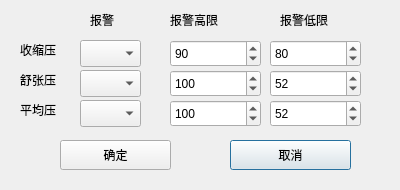
<?xml version="1.0" encoding="UTF-8"?>
<ui version="4.0">
 <class>Dlg_alm_nibp</class>
 <widget class="QDialog" name="Dlg_alm_nibp">
  <property name="geometry">
   <rect>
    <x>0</x>
    <y>0</y>
    <width>400</width>
    <height>190</height>
   </rect>
  </property>
  <property name="windowTitle">
   <string>无创血压报警</string>
  </property>
  <widget class="QSpinBox" name="m_spb_pj_l">
   <property name="geometry">
    <rect>
     <x>270</x>
     <y>100</y>
     <width>91</width>
     <height>27</height>
    </rect>
   </property>
   <property name="maximum">
    <number>300</number>
   </property>
   <property name="value">
    <number>52</number>
   </property>
  </widget>
  <widget class="QSpinBox" name="m_spb_pj_h">
   <property name="geometry">
    <rect>
     <x>170</x>
     <y>100</y>
     <width>91</width>
     <height>27</height>
    </rect>
   </property>
   <property name="maximum">
    <number>300</number>
   </property>
   <property name="value">
    <number>100</number>
   </property>
  </widget>
  <widget class="QComboBox" name="m_cmbb_sz">
   <property name="geometry">
    <rect>
     <x>80</x>
     <y>70</y>
     <width>61</width>
     <height>27</height>
    </rect>
   </property>
   <property name="maxVisibleItems">
    <number>2</number>
   </property>
  </widget>
  <widget class="QLabel" name="label_5">
   <property name="geometry">
    <rect>
     <x>280</x>
     <y>10</y>
     <width>71</width>
     <height>20</height>
    </rect>
   </property>
   <property name="text">
    <string>报警低限</string>
   </property>
  </widget>
  <widget class="QComboBox" name="m_cmbb_ss">
   <property name="geometry">
    <rect>
     <x>80</x>
     <y>40</y>
     <width>61</width>
     <height>27</height>
    </rect>
   </property>
   <property name="maxVisibleItems">
    <number>2</number>
   </property>
  </widget>
  <widget class="QLabel" name="label_4">
   <property name="geometry">
    <rect>
     <x>170</x>
     <y>10</y>
     <width>71</width>
     <height>20</height>
    </rect>
   </property>
   <property name="text">
    <string>报警高限</string>
   </property>
  </widget>
  <widget class="QSpinBox" name="m_spb_ss_l">
   <property name="geometry">
    <rect>
     <x>270</x>
     <y>40</y>
     <width>91</width>
     <height>27</height>
    </rect>
   </property>
   <property name="maximum">
    <number>300</number>
   </property>
   <property name="value">
    <number>80</number>
   </property>
  </widget>
  <widget class="QSpinBox" name="m_spb_sz_l">
   <property name="geometry">
    <rect>
     <x>270</x>
     <y>70</y>
     <width>91</width>
     <height>27</height>
    </rect>
   </property>
   <property name="maximum">
    <number>300</number>
   </property>
   <property name="value">
    <number>52</number>
   </property>
  </widget>
  <widget class="QLabel" name="label">
   <property name="geometry">
    <rect>
     <x>20</x>
     <y>40</y>
     <width>51</width>
     <height>20</height>
    </rect>
   </property>
   <property name="text">
    <string>收缩压</string>
   </property>
  </widget>
  <widget class="QSpinBox" name="m_spb_ss_h">
   <property name="geometry">
    <rect>
     <x>170</x>
     <y>40</y>
     <width>91</width>
     <height>27</height>
    </rect>
   </property>
   <property name="maximum">
    <number>300</number>
   </property>
   <property name="value">
    <number>90</number>
   </property>
  </widget>
  <widget class="QLabel" name="label_3">
   <property name="geometry">
    <rect>
     <x>90</x>
     <y>10</y>
     <width>51</width>
     <height>20</height>
    </rect>
   </property>
   <property name="text">
    <string>报警</string>
   </property>
  </widget>
  <widget class="QSpinBox" name="m_spb_sz_h">
   <property name="geometry">
    <rect>
     <x>170</x>
     <y>70</y>
     <width>91</width>
     <height>27</height>
    </rect>
   </property>
   <property name="maximum">
    <number>300</number>
   </property>
   <property name="value">
    <number>100</number>
   </property>
  </widget>
  <widget class="QComboBox" name="m_cmbb_pj">
   <property name="geometry">
    <rect>
     <x>80</x>
     <y>100</y>
     <width>61</width>
     <height>27</height>
    </rect>
   </property>
   <property name="maxVisibleItems">
    <number>2</number>
   </property>
  </widget>
  <widget class="QLabel" name="label_6">
   <property name="geometry">
    <rect>
     <x>20</x>
     <y>100</y>
     <width>51</width>
     <height>20</height>
    </rect>
   </property>
   <property name="text">
    <string>平均压</string>
   </property>
  </widget>
  <widget class="QPushButton" name="m_btn_cancel">
   <property name="geometry">
    <rect>
     <x>230</x>
     <y>140</y>
     <width>121</width>
     <height>30</height>
    </rect>
   </property>
   <property name="text">
    <string>取消</string>
   </property>
  </widget>
  <widget class="QLabel" name="label_2">
   <property name="geometry">
    <rect>
     <x>20</x>
     <y>70</y>
     <width>51</width>
     <height>20</height>
    </rect>
   </property>
   <property name="text">
    <string>舒张压</string>
   </property>
  </widget>
  <widget class="QPushButton" name="m_btn_ok">
   <property name="geometry">
    <rect>
     <x>60</x>
     <y>140</y>
     <width>111</width>
     <height>30</height>
    </rect>
   </property>
   <property name="text">
    <string>确定</string>
   </property>
  </widget>
 </widget>
 <resources/>
 <connections/>
</ui>
